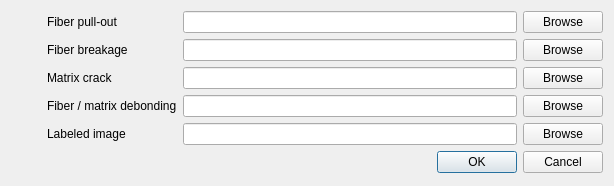
<?xml version="1.0" encoding="UTF-8"?>
<ui version="4.0">
 <class>HeighlightDefectsDialog</class>
 <widget class="QDialog" name="HeighlightDefectsDialog">
  <property name="geometry">
   <rect>
    <x>0</x>
    <y>0</y>
    <width>614</width>
    <height>186</height>
   </rect>
  </property>
  <property name="windowTitle">
   <string>Dialog</string>
  </property>
  <layout class="QGridLayout" name="gridLayout">
   <item row="5" column="0" colspan="4">
    <widget class="QDialogButtonBox" name="buttonBox">
     <property name="orientation">
      <enum>Qt::Horizontal</enum>
     </property>
     <property name="standardButtons">
      <set>QDialogButtonBox::Cancel|QDialogButtonBox::Ok</set>
     </property>
    </widget>
   </item>
   <item row="2" column="3">
    <widget class="QPushButton" name="pbCracks">
     <property name="text">
      <string>Browse</string>
     </property>
    </widget>
   </item>
   <item row="0" column="1">
    <widget class="QLabel" name="label">
     <property name="text">
      <string>Fiber pull-out</string>
     </property>
    </widget>
   </item>
   <item row="1" column="1">
    <widget class="QLabel" name="label_2">
     <property name="text">
      <string>Fiber breakage</string>
     </property>
    </widget>
   </item>
   <item row="0" column="0">
    <widget class="iAColorBox" name="cbPullouts" native="true">
     <property name="minimumSize">
      <size>
       <width>30</width>
       <height>0</height>
      </size>
     </property>
     <property name="maximumSize">
      <size>
       <width>30</width>
       <height>16777215</height>
      </size>
     </property>
    </widget>
   </item>
   <item row="1" column="0">
    <widget class="iAColorBox" name="cbBreakages" native="true">
     <property name="minimumSize">
      <size>
       <width>30</width>
       <height>0</height>
      </size>
     </property>
     <property name="maximumSize">
      <size>
       <width>30</width>
       <height>16777215</height>
      </size>
     </property>
    </widget>
   </item>
   <item row="3" column="0">
    <widget class="iAColorBox" name="cbDebondings" native="true">
     <property name="minimumSize">
      <size>
       <width>30</width>
       <height>0</height>
      </size>
     </property>
     <property name="maximumSize">
      <size>
       <width>30</width>
       <height>16777215</height>
      </size>
     </property>
    </widget>
   </item>
   <item row="2" column="1">
    <widget class="QLabel" name="label_3">
     <property name="text">
      <string>Matrix crack</string>
     </property>
    </widget>
   </item>
   <item row="3" column="1">
    <widget class="QLabel" name="label_4">
     <property name="text">
      <string>Fiber / matrix debonding</string>
     </property>
    </widget>
   </item>
   <item row="3" column="3">
    <widget class="QPushButton" name="pbDebondings">
     <property name="text">
      <string>Browse</string>
     </property>
    </widget>
   </item>
   <item row="0" column="3">
    <widget class="QPushButton" name="pbPullouts">
     <property name="text">
      <string>Browse</string>
     </property>
    </widget>
   </item>
   <item row="1" column="3">
    <widget class="QPushButton" name="pbBreakages">
     <property name="text">
      <string>Browse</string>
     </property>
    </widget>
   </item>
   <item row="2" column="0">
    <widget class="iAColorBox" name="cbCracks" native="true">
     <property name="minimumSize">
      <size>
       <width>30</width>
       <height>0</height>
      </size>
     </property>
     <property name="maximumSize">
      <size>
       <width>30</width>
       <height>16777215</height>
      </size>
     </property>
    </widget>
   </item>
   <item row="4" column="1">
    <widget class="QLabel" name="label_9">
     <property name="text">
      <string>Labeled image</string>
     </property>
    </widget>
   </item>
   <item row="4" column="3">
    <widget class="QPushButton" name="pbLabeledImg">
     <property name="text">
      <string>Browse</string>
     </property>
    </widget>
   </item>
   <item row="1" column="2">
    <widget class="QLineEdit" name="leBreakages"/>
   </item>
   <item row="0" column="2">
    <widget class="QLineEdit" name="lePullouts"/>
   </item>
   <item row="2" column="2">
    <widget class="QLineEdit" name="leCracks"/>
   </item>
   <item row="3" column="2">
    <widget class="QLineEdit" name="leDebondings"/>
   </item>
   <item row="4" column="2">
    <widget class="QLineEdit" name="leLabeledImg"/>
   </item>
  </layout>
 </widget>
 <customwidgets>
  <customwidget>
   <class>iAColorBox</class>
   <extends>QWidget</extends>
   <header>iAColorBox.h</header>
   <container>1</container>
  </customwidget>
 </customwidgets>
 <resources/>
 <connections>
  <connection>
   <sender>buttonBox</sender>
   <signal>accepted()</signal>
   <receiver>HeighlightDefectsDialog</receiver>
   <slot>accept()</slot>
   <hints>
    <hint type="sourcelabel">
     <x>248</x>
     <y>254</y>
    </hint>
    <hint type="destinationlabel">
     <x>157</x>
     <y>274</y>
    </hint>
   </hints>
  </connection>
  <connection>
   <sender>buttonBox</sender>
   <signal>rejected()</signal>
   <receiver>HeighlightDefectsDialog</receiver>
   <slot>reject()</slot>
   <hints>
    <hint type="sourcelabel">
     <x>316</x>
     <y>260</y>
    </hint>
    <hint type="destinationlabel">
     <x>286</x>
     <y>274</y>
    </hint>
   </hints>
  </connection>
 </connections>
</ui>
